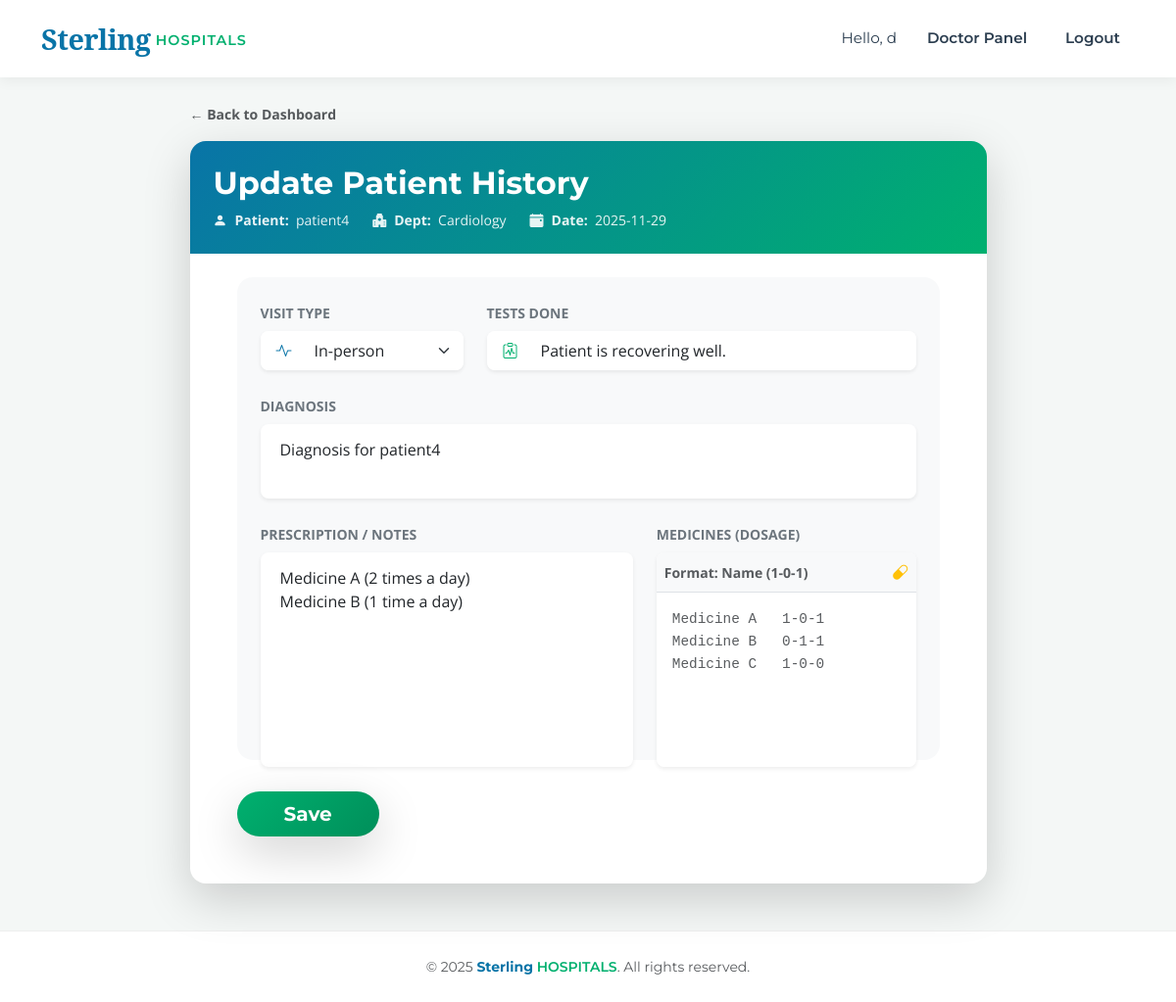
The app's page /appointment/4/update (signed in) with its own data.
### models.py (models this page shows)
class User(db.Model, UserMixin):
    __tablename__ = 'users'
    id = db.Column(db.Integer, primary_key=True)
    username = db.Column(db.String(100), unique=True, nullable=False)
    email = db.Column(db.String(120), unique=True, nullable=False)
    password = db.Column(db.String(200), nullable=False)
    role = db.Column(db.String(20), nullable=False)  # admin, doctor, patient
    phone_number = db.Column(db.String(15), nullable=True)
    is_active_user = db.Column(db.Boolean, default=True)
    department_id = db.Column(db.Integer, db.ForeignKey('departments.id'), nullable=True)
    doctor_appointments = db.relationship('Appointment', foreign_keys='Appointment.doctor_id', backref='doctor_ref', lazy=True)
    patient_appointments = db.relationship('Appointment', foreign_keys='Appointment.patient_id', backref='patient_ref', lazy=True)

class Department(db.Model):
    __tablename__ = 'departments'
    id = db.Column(db.Integer, primary_key=True)
    name = db.Column(db.String(100), unique=True, nullable=False)
    description = db.Column(db.Text, nullable=True)
    doctors = db.relationship('User', backref='department', lazy=True)

class Appointment(db.Model):
    __tablename__ = 'appointments'
    id = db.Column(db.Integer, primary_key=True)
    patient_id = db.Column(db.Integer, db.ForeignKey('users.id'), nullable=False)
    doctor_id = db.Column(db.Integer, db.ForeignKey('users.id'), nullable=False)
    appointment_date = db.Column(db.Date, nullable=False)
    appointment_time = db.Column(db.Time, nullable=False)
    status = db.Column(db.String(20), default='Pending')
    treatment = db.relationship('Treatment', backref='appointment', uselist=False, lazy=True)
    created_at = db.Column(db.DateTime, default=datetime.utcnow)

class Treatment(db.Model):
    __tablename__ = 'treatments'
    id = db.Column(db.Integer, primary_key=True)
    appointment_id = db.Column(db.Integer, db.ForeignKey('appointments.id'), nullable=False)
    diagnosis = db.Column(db.Text, nullable=False)
    prescription = db.Column(db.Text, nullable=False)
    doctor_notes = db.Column(db.Text, nullable=True)
    date_recorded = db.Column(db.DateTime, default=datetime.utcnow)

### app.py (the view, shortened to what this page needs)
@app.route('/appointment/<int:appointment_id>/update', methods=['GET', 'POST'])
@login_required
def update_treatment(appointment_id):
    if current_user.role != 'doctor': return redirect(url_for('index'))
    appt = db.session.get(Appointment, appointment_id)
    if not appt or appt.doctor_id != current_user.id: return redirect(url_for('doctor_dashboard'))
    return render_template('update_treatment.html', appointment=appt, treatment=appt.treatment)

### app.py (called while the page is built)
@login_manager.user_loader
def load_user(user_id):
    return db.session.get(User, int(user_id))

### templates/update_treatment.html (shortened to what this page needs)
{% extends "base.html" %}
{% block content %}
<div class="container mt-4">
    <div class="row justify-content-center">
        <div class="col-md-10 col-lg-9">
            <div class="mb-3">
                <a href="{{ url_for('doctor_dashboard') if current_user.role == 'doctor' else url_for('admin_dashboard') }}" class="text-decoration-none text-muted fw-bold small">
                    &larr; Back to Dashboard
                </a>
            </div>
            <div class="card shadow-lg border-0 rounded-4 overflow-hidden">
                <div class="card-header p-4 border-bottom-0" style="background: linear-gradient(135deg, var(--brand-blue) 0%, var(--brand-green) 100%);">
                    <h2 class="fw-bold text-white mb-1">Update Patient History</h2>
                    <div class="d-flex flex-wrap gap-4 text-white small mt-2" style="opacity: 0.9;">
                        <span class="d-flex align-items-center"><i class="bi bi-person-fill me-2"></i> <strong>Patient:</strong>&nbsp; {{ appointment.patient_ref.username }}</span>
                        <span class="d-flex align-items-center"><i class="bi bi-hospital-fill me-2"></i> <strong>Dept:</strong>&nbsp; {{ appointment.doctor_ref.department.name if appointment.doctor_ref.department else 'General' }}</span>
                        <span class="d-flex align-items-center"><i class="bi bi-calendar-event-fill me-2"></i> <strong>Date:</strong>&nbsp; {{ appointment.appointment_date }}</span>
                    </div>
                </div>
                <div class="card-body p-5 pt-0">
                    <form method="POST">
                        <div class="p-4 rounded-4 mt-4" style="background-color: #f8f9fa;">
                            <div class="row g-4 mb-4">
                                <div class="col-md-4">
                                    <label class="form-label fw-bold text-secondary small text-uppercase">Visit Type</label>
                                    <div class="input-group shadow-sm rounded-3 overflow-hidden bg-white">
                                        <span class="input-group-text bg-white border-0 ps-3"><i class="bi bi-activity text-primary"></i></span>
                                        <select class="form-select border-0 py-2" name="visit_type">
                                            <option value="In-person">In-person</option>
                                        </select>
                                    </div>
                                </div>
                                <div class="col-md-8">
                                    <label class="form-label fw-bold text-secondary small text-uppercase">Tests Done</label>
                                    <div class="input-group shadow-sm rounded-3 overflow-hidden bg-white">
                                        <span class="input-group-text bg-white border-0 ps-3"><i class="bi bi-clipboard-pulse text-success"></i></span>
                                        <input type="text" class="form-control border-0 py-2" name="tests_done" placeholder="e.g. ECG, Blood Test" value="{{ treatment.doctor_notes if treatment else '' }}">
                                    </div>
                                </div>
                            </div>
                            <div class="mb-4">
                                <label class="form-label fw-bold text-secondary small text-uppercase">Diagnosis</label>
                                <div class="shadow-sm rounded-3 bg-white p-2">
                                    <textarea name="diagnosis" class="form-control border-0" rows="2" placeholder="Clinical diagnosis..." required style="resize: none;">{{ treatment.diagnosis if treatment else '' }}</textarea>
                                </div>
                            </div>
                            <div class="row g-4">
                                <div class="col-md-7">
                                    <label class="form-label fw-bold text-secondary small text-uppercase">Prescription / Notes</label>
                                    <div class="shadow-sm rounded-3 bg-white p-2 h-100">
                                        <textarea name="prescription" class="form-control border-0 h-100" rows="6" placeholder="Detailed prescription notes..." required style="resize: none;">{{ treatment.prescription if treatment else '' }}</textarea>
                                    </div>
                                </div>
                                <div class="col-md-5">
                                    <label class="form-label fw-bold text-secondary small text-uppercase">Medicines (Dosage)</label>
                                    <div class="shadow-sm rounded-3 bg-white h-100 overflow-hidden d-flex flex-column">
                                        <div class="bg-light p-2 border-bottom d-flex justify-content-between align-items-center">
                                            <small class="text-muted fw-bold">Format: Name (1-0-1)</small>
                                            <i class="bi bi-capsule text-warning"></i>
                                        </div>
                                        <textarea class="form-control border-0 p-3 h-100" style="resize: none; font-family: 'Courier New', monospace; font-size: 0.9rem; line-height: 1.6;" rows="5" placeholder="Medicine A   1-0-1&#10;Medicine B   0-1-1&#10;Medicine C   1-0-0"></textarea>
                                    </div>
                                </div>
                            </div>
                        </div>
                        <div class="mt-4 pt-2 d-flex justify-content-between align-items-center">
                            <button type="submit" class="btn btn-success btn-lg px-5 rounded-pill shadow-lg fw-bold border-0" style="background: linear-gradient(135deg, var(--brand-green), #008f5a);">
                                Save
                            </button>
                        </div>
                    </form>
                </div>
            </div>
        </div>
    </div>
</div>
{% endblock %}

### templates/base.html (shortened to what this page needs)
<!DOCTYPE html>
<html lang="en">
<head>
    <link href="https://cdn.jsdelivr.net/npm/bootstrap@5.3.0/dist/css/bootstrap.min.css" rel="stylesheet">
    <link rel="stylesheet" href="https://cdn.jsdelivr.net/npm/bootstrap-icons@1.11.1/font/bootstrap-icons.css">
    <link rel="stylesheet" href="{{ url_for('static', filename='css/style.css') }}">
</head>
<body>
    <nav class="navbar navbar-expand-lg navbar-light fixed-top">
        <div class="container">
            <a class="navbar-brand" href="{{ url_for('index') }}">
                <span class="brand-sterling">Sterling</span>
                <span class="brand-hospitals">HOSPITALS</span>
            </a>
            <div class="collapse navbar-collapse" id="navbarNav">
                <ul class="navbar-nav ms-auto align-items-center">
                    {% if current_user.is_authenticated %}
                        <li class="nav-item">
                            <span class="nav-link text-muted" style="font-weight: 400;">Hello, {{ current_user.username }}</span>
                        </li>
                        <li class="nav-item">
                            {% if current_user.role == 'admin' %}
                                <a class="nav-link" href="{{ url_for('admin_dashboard') }}">Admin Dashboard</a>
                            {% elif current_user.role == 'doctor' %}
                                <a class="nav-link" href="{{ url_for('doctor_dashboard') }}">Doctor Panel</a>
                            {% else %}
                                <a class="nav-link" href="{{ url_for('patient_dashboard') }}">My Health</a>
                            {% endif %}
                        </li>
                        <li class="nav-item">
                            <a class="nav-link btn btn-danger text-white btn-sm ms-3" style="border-radius: 4px; padding: 6px 15px;" href="{{ url_for('logout') }}">Logout</a>
                        </li>
                    {% endif %}
                </ul>
            </div>
        </div>
    </nav>
    <div style="height: 80px;"></div>
    <div class="container mt-4 mb-5">
        {% block content %}{% endblock %}
    </div>
    <footer class="text-center text-muted py-4 mt-auto">
        <div class="container">
            <small>&copy; 2025 <span style="color: var(--brand-blue); font-weight:700;">Sterling</span> <span style="color: var(--brand-green); font-weight:600;">HOSPITALS</span>. All rights reserved.</small>
        </div>
    </footer>
</body>
</html>

### static/css/style.css (style rules this page uses)
:root { --brand-blue: #0974A7; --brand-dark-blue: #015890; --brand-green: #00B06F; --brand-dark-green:#008f5a; --brand-dark: #2c3e50; --brand-warning: #FAD10A; --brand-bg-soft: #f4f7f6; --font-primary: "Montserrat", sans-serif; --font-serif: "Noto Serif", serif; --font-text: "Open Sans", sans-serif; }
body { font-family: var(--font-text); background-color: var(--brand-bg-soft); color: #333; }
h1, h2, h3, h4, h5, h6, .btn, .navbar-brand, .nav-link, footer { font-family: var(--font-primary); }
.navbar { background-color: white !important; box-shadow: 0 4px 12px rgba(0,0,0,0.05); padding: 0.8rem 0; }
.navbar-brand { display: flex; align-items: center; text-decoration: none; }
.brand-sterling { font-family: var(--font-serif); color: var(--brand-blue); font-weight: 700; font-size: 1.8rem; letter-spacing: -0.5px; }
.brand-hospitals { font-family: var(--font-primary); color: var(--brand-green); font-weight: 600; font-size: 0.9rem; text-transform: uppercase; letter-spacing: 1px; margin-left: 5px; padding-top: 5px; }
.nav-link { color: var(--brand-dark) !important; font-weight: 600; font-size: 0.95rem; margin-left: 15px; transition: color 0.3s ease; }
.text-primary { color: var(--brand-blue) !important; }
.text-success { color: var(--brand-green) !important; }
.btn-success { background-color: var(--brand-green) !important; border-color: var(--brand-green) !important; color: white !important; }
.card { border: none; border-radius: 8px; box-shadow: 0 4px 6px rgba(0,0,0,0.05); }
footer { background-color: white; border-top: 1px solid #eee; }

### records on screen
User: username "d"
User: patient_ref.username "patient4"
Department: doctor_ref.department "Cardiology"
Appointment: appointment_date "2025-11-29"
Treatment: tests_done "Patient is recovering well.", diagnosis "Diagnosis for patient4", prescription "Medicine A (2 times a day) Medicine B (1 time a day)"
